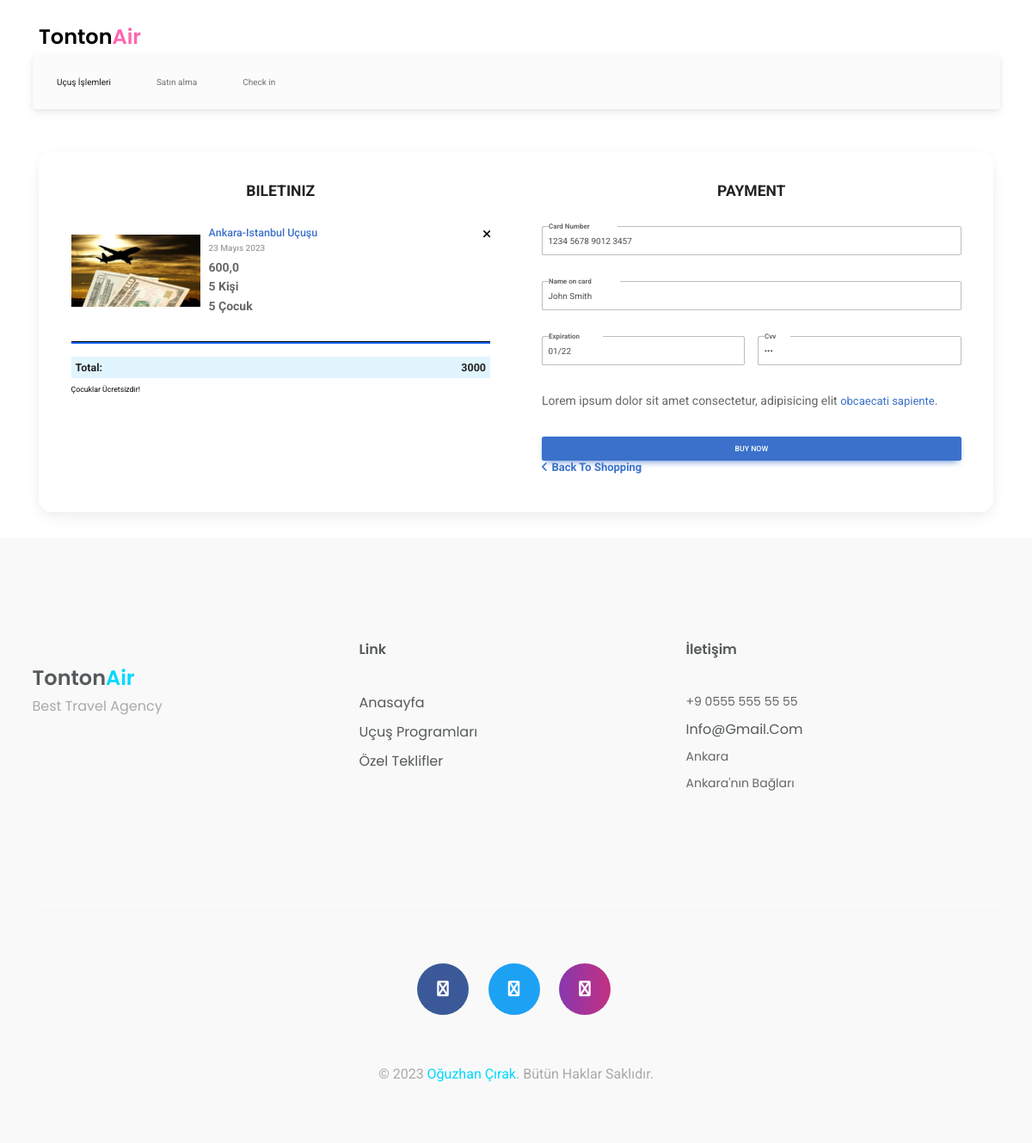
Page /cart/1/ on the committed database.
### appMy/models.py (models this page shows, shortened)
class Flight(models.Model):
    title=models.CharField(('Başlık'),max_length=50,null=True)
    model=models.ForeignKey(Airways_company, verbose_name=("uçuş şirketi"), on_delete=models.CASCADE)
    text=models.CharField(('Açıklama'),max_length=50,null=True)
    price=models.FloatField(('Fiyat'),max_length=50,null=True)
    time=models.DateField(("Zaman"), auto_now=False, auto_now_add=False,)
    variş_date=models.DateField(("varış Zamanı"), auto_now=False, auto_now_add=False,null=True,)
    depeture_place=models.ForeignKey(Airways_depture, verbose_name=("Kalkış yeri"), on_delete=models.CASCADE)
    arrive_place=models.ForeignKey(Airways_arrive, verbose_name=("Varış yeri"), on_delete=models.CASCADE)
    adult=models.IntegerField(("Yeşkin sayısı"),null=True,blank=True);
    child=models.IntegerField(("Cocuk sayısı"),null=True,blank=True);
    baggage=models.IntegerField(("Bagaj Ağırlığı"),null=True,blank=True)

### appMy/views.py (the view)
# urls.py: path('cart/<id>/',cartFlight,name="cartFlight"),
def cartFlight(request,id):
    flight=Flight.objects.get(id=id);
    context={
          "flight":flight,
     }
    return render(request,'cart.html',context)

### appMy/templates/cart.html (shortened to what this page needs)
{% extends 'base/base.html' %}
{% load static %}
{% block body %}
<link
  href="https://cdnjs.cloudflare.com/ajax/libs/font-awesome/6.0.0/css/all.min.css"
  rel="stylesheet"
/>
<link
  href="https://cdnjs.cloudflare.com/ajax/libs/mdb-ui-kit/6.3.1/mdb.min.css"
  rel="stylesheet"
/>
<main class="container">
	<header >
		<div>
			<div class="container">
				<div class="row">
					<div class="col-sm-2">
						<div  class="logo">
							<a style="color:black!important" href="{% url 'index' %}">
								Tonton<span>Air</span>
							</a>
						</div>
					</div>
				</div>
				<div class="home-border"></div>
			</div>
		</div>
		<nav class="navbar navbar-expand-lg bg-light">
			<div class="container-fluid">
			  <div class="collapse navbar-collapse" id="navbarNav">
				<ul style="width: 100%;"  class="navbar-nav">
				  <li class="nav-item ">
					<a class="nav-link active" aria-current="page" href="#">Uçuş İşlemleri</a>
				  </li>
				  <li style="padding-left: 4%;" class="nav-item ">
					<a class="nav-link" href="#">Satın alma</a>
				  </li>
				  <li style="padding-left: 4%;" class="nav-item ">
					<a class="nav-link ">Check in</a>
				  </li>
				</ul>
			  </div>
			</div>
		  </nav>
	</header>
                <section class="h-100 h-custom" >
                    <div class="container h-100 py-5">
                      <div class="row d-flex justify-content-center align-items-center h-100">
                        <div class="col">
                          <div class="card shopping-cart" style="border-radius: 15px;">
                            <div class="card-body text-black">
                              <div class="row">
                                <div class="col-lg-6 px-5 py-4">
                                  <h3 class="mb-5 pt-2 text-center fw-bold text-uppercase">Biletiniz</h3>
                                  <div class="d-flex align-items-center mb-5">
                                    <div class="flex-shrink-0">
                                      <img src="{% static 'assets/images/gallary/cartFly.jpg' %}"
                                        class="img-fluid" style="width: 150px;" alt="Generic placeholder image">
                                    </div>
                                    <div class="flex-grow-1 ms-3">
                                      <a href="#!" class="float-end text-black"><i class="fas fa-times"></i></a>
                                      <h5 class="text-primary">{{ flight.title }}</h5>
                                      <h6 style="color: #9e9e9e;">{{ flight.time }}</h6>
                                      <div class="d-flex align-items-center">
                                        <p class="fw-bold mb-0 me-5 pe-3">{{ flight.price }}</p>
                                      </div>
                                      <div class="d-flex align-items-center">
                                        <p class="fw-bold mb-0 me-5 pe-3">{{ flight.adult }} Kişi</p>
                                      </div>
                                      <div class="d-flex align-items-center">
                                        <p class="fw-bold mb-0 me-5 pe-3">{{ flight.child }} Çocuk </p>
                                      </div>
                                    </div>
                                  </div>
                                  <hr class="mb-4" style="height: 2px; background-color: #1266f1; opacity: 1;">
                                  <div class="d-flex justify-content-between p-2 mb-2" style="background-color: #e1f5fe;">
                                    <h5 class="fw-bold mb-0">Total:</h5>
                                    <h5 class="fw-bold mb-0"> {% widthratio flight.price 1 flight.adult  %} </h5>
                                  </div>
                                  <small>Çocuklar Ücretsizdir!</small>
                                </div>
                                <div class="col-lg-6 px-5 py-4">
                                  <h3 class="mb-5 pt-2 text-center fw-bold text-uppercase">Payment</h3>
                                  <form class="mb-5">
                                    <div class="form-outline mb-5">
                                      <input type="text" id="typeText" class="form-control form-control-lg" siez="17"
                                        value="1234 5678 9012 3457" minlength="19" maxlength="19" />
                                      <label class="form-label" for="typeText">Card Number</label>
                                    </div>
                                    <div class="form-outline mb-5">
                                      <input type="text" id="typeName" class="form-control form-control-lg" siez="17"
                                        value="John Smith" />
                                      <label class="form-label" for="typeName">Name on card</label>
                                    </div>
                                    <div class="row">
                                      <div class="col-md-6 mb-5">
                                        <div class="form-outline">
                                          <input type="text" id="typeExp" class="form-control form-control-lg" value="01/22"
                                            size="7" id="exp" minlength="7" maxlength="7" />
                                          <label class="form-label" for="typeExp">Expiration</label>
                                        </div>
                                      </div>
                                      <div class="col-md-6 mb-5">
                                        <div class="form-outline">
                                          <input type="password" id="typeText" class="form-control form-control-lg"
                                            value="&#9679;&#9679;&#9679;" size="1" minlength="3" maxlength="3" />
                                          <label class="form-label" for="typeText">Cvv</label>
                                        </div>
                                      </div>
                                    </div>
                                    <p class="mb-5">Lorem ipsum dolor sit amet consectetur, adipisicing elit <a
                                        href="#!">obcaecati sapiente</a>.</p>
                                    <button type="button" class="btn btn-primary btn-block btn-lg">Buy now</button>
                                    <h5 class="fw-bold mb-5" style="position: absolute; bottom: 0;">
                                      <a href="#!"><i class="fas fa-angle-left me-2"></i>Back to shopping</a>
                                    </h5>
                                  </form>
                                </div>
                              </div>
                            </div>
                          </div>
                        </div>
                      </div>
                    </div>
                  </section>
	</main>
		{% endblock body %}

### appMy/static/assets/css/bootsnav.css (style rules this page uses)
body { -webkit-transition: all 0.3s ease-in-out; -moz-transition: all 0.3s ease-in-out; -o-transition: all 0.3s ease-in-out; -ms-transition: all 0.3s ease-in-out; transition: all 0.3s ease-in-out; }

### appMy/static/assets/css/style.css (style rules this page uses)
* { padding: 0; margin: 0; }
* { -webkit-box-sizing:border-box; -moz-box-sizing:border-box; -o-box-sizing:border-box; -ms-box-sizing:border-box; box-sizing:border-box; }
body { position: relative; font-size:14px; color: #222222; background: #fff; font-family: 'Poppins', sans-serif; max-width:1920px; margin:0 auto; overflow-x:hidden; }
a,a:hover,a:active,a:focus { display:inline-block; text-decoration:none; font-size:13px; padding:0; margin:0; }
h1,h2,h3,h4,h5,h6 { margin: 0; color:#222222; text-transform: capitalize; }
p { margin: 0; color:#666666; font-size:14px; }
img { border:none;max-width:100%; height:auto; }
ul { padding: 0; margin: 0; list-style: none; }
ul li { list-style: none; }
select,input,textarea,button { box-shadow:none;outline:0!important; }
html,body { height: 100%; z-index: 2; }
.logo a, .logo a:hover, .logo a:focus { color: #fff; font-size:24px; font-family: 'Poppins', sans-serif; text-transform: capitalize; font-weight: 600; margin: 14px 0px 0; padding: 10px 0 0 0; }
.logo a span { color: rgba(250, 0, 121, 0.6); text-transform: capitalize; }
.home-border { border-top:2px solid #fff; }

### rows in the picture
Flight: title "Ankara-Istanbul Uçuşu", time "23 Mayıs 2023", price "600,0", adult "5", child "5", price+adult "3000"
